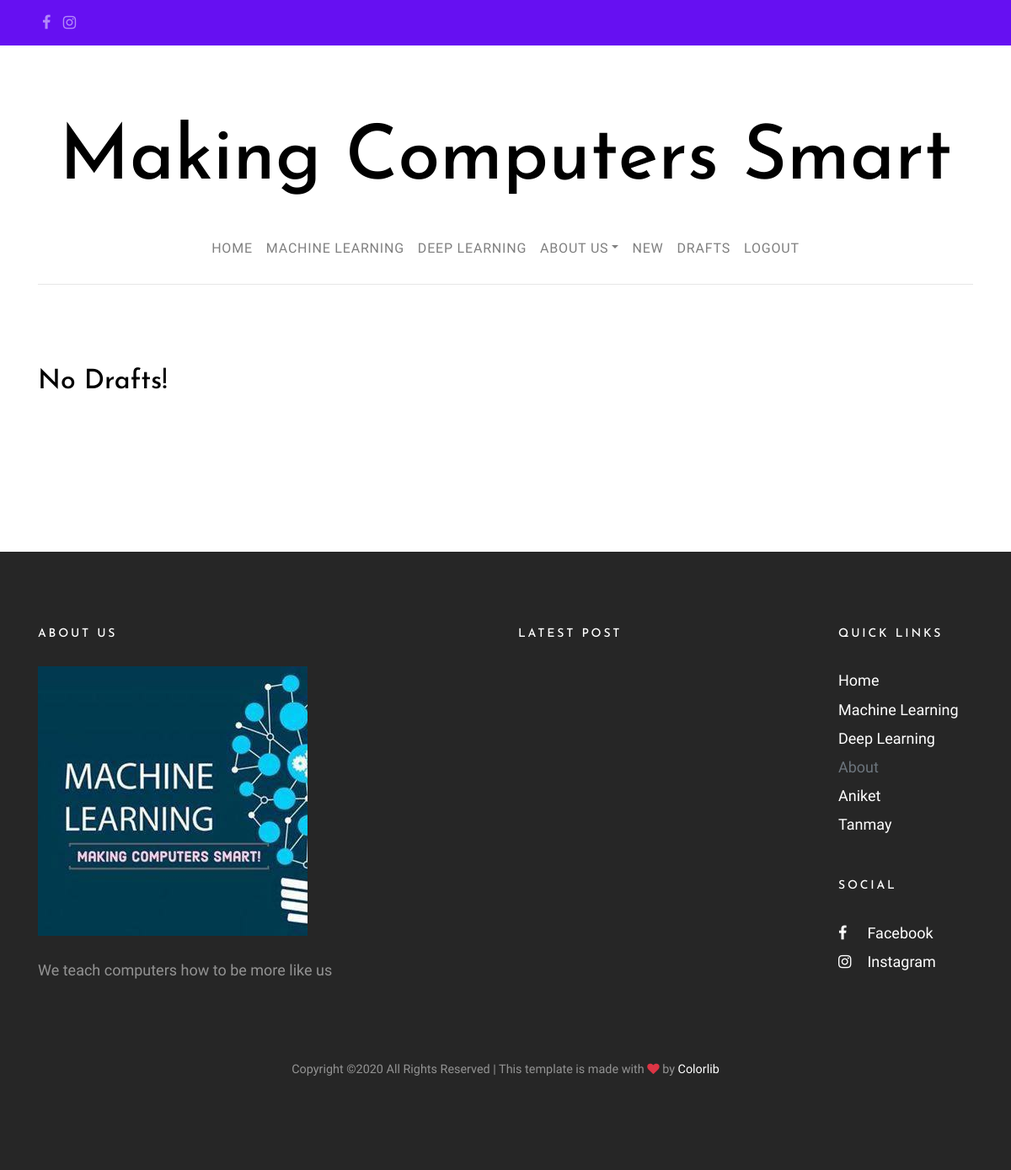
Before: /drafts/ (signed in) with the older database file.
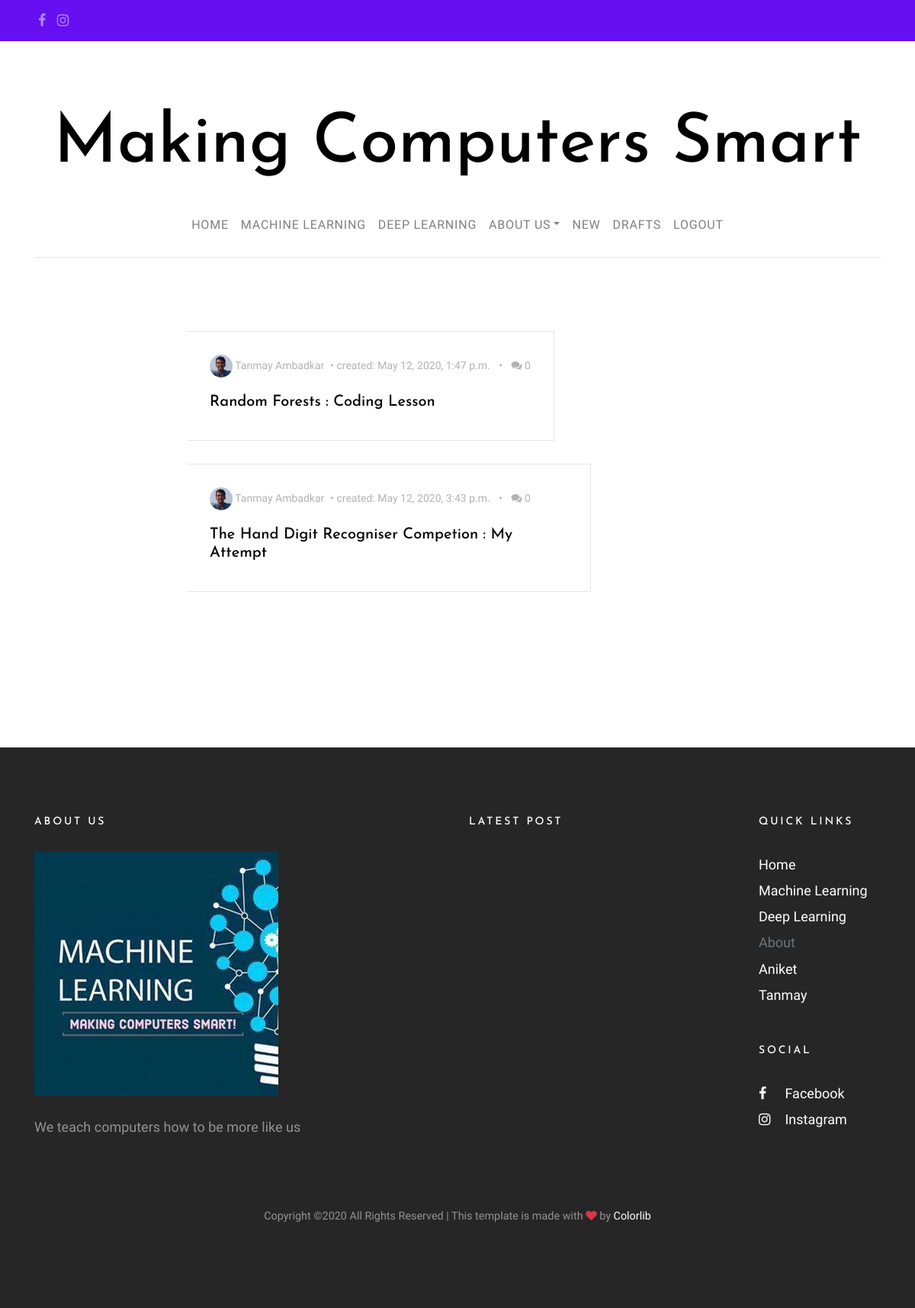
After: the same page with the newer database file.
### blog/models.py (models this page shows, shortened)
class Post(models.Model):
    types = (
        ('D', 'Deep Learning'),
        ('M', 'Machine Learning'),
    )
    author = models.ForeignKey('UserProfileInfo', on_delete = models.CASCADE)
    title = models.CharField(max_length = 200)
    cover_img = models.ImageField(upload_to = 'cover_image', blank = True)
    text = models.TextField()
    created_date = models.DateTimeField(default = timezone.now)
    published_date = models.DateTimeField(blank = True, null = True)
    type = models.CharField(max_length = 1, choices = types, blank = True)
    def approve_comments(self):
        return self.comments.filter(approved_comment=True)

class UserProfileInfo(models.Model):
    user = models.OneToOneField(User, on_delete= models.CASCADE)
    profile_img = models.ImageField(upload_to = 'profile_pics', blank = True)
    cover_image = models.ImageField(upload_to = 'cover_profile_img', blank = True)
    description = models.TextField(blank = True)
    writeup = models.TextField(blank = True)
    instagram = models.URLField(blank = True)
    facebook = models.URLField(blank = True)
    github = models.URLField(blank = True)
    linkedin = models.URLField(blank = True)
    email = models.EmailField(blank = True)

### blog/views.py (the view)
# urls.py: path('drafts/', DraftListView.as_view(), name = 'post_draft_list'),
class DraftListView(LoginRequiredMixin, ListView):
    login_url = '/login/'
    redirect_field_name = 'blog/post_draft_list.html'
    model = Post
    template_name = 'post_draft_list.html'
    def get_queryset(self):
        return Post.objects.filter(published_date__isnull = True).order_by('created_date')

### blog/templates/blog/post_draft_list.html (shortened to what this page needs)
{% extends "blog/base.html" %}
{% load static %}
{% block content %}
{% if request.user.is_superuser %}
<section class="site-section pt-5">
  <div class="container">
    <div class="row blog-entries">
      <div class="col-md-12 col-lg-8 main-content">
        <div class="row mb-5 mt-5">
           <div class="col-md-12">
             {% for post in post_list %}
             {% if not post.published_date %}
             <div class="post-entry-horzontal">
               <a href="{% url 'post_detail' pk=post.pk %}">
                   <span class="text">
                     <div class="post-meta">
                       <span class="author mr-2"><img src="/media/{{post.author.profile_img}}" alt="Colorlib">  {{post.author.user.first_name}} {{post.author.user.last_name}}</span>&bullet;
                       <span class="mr-2">created: {{post.created_date}}</span> &bullet;
                       <span class="ml-2"><span class="fa fa-comments"></span> {{post.approve_comments.count}}</span>
                     </div>
                     <h2>{{ post.title }}</h2>
                   </span>
		 </div>
               {% endif %}
               {% empty %}
                 <h2>No Drafts!</h2>
             {% endfor %}
	  </div>
        </div>
      </div>
    </div>
  </div>
</section>
{% endif %}
{% endblock %}

Changed rows visible on the page:
added Post: author.profile_img (picture), author.user.first_name "Tanmay", author.user.last_name "Ambadkar", created_date "May 12, 2020, 1:47 p.m.", approve_comments.count "0", title "Random Forests : Coding Lesson"
added Post: author.profile_img (picture), author.user.first_name "Tanmay", author.user.last_name "Ambadkar", created_date "May 12, 2020, 3:43 p.m.", approve_comments.count "0", title "The Hand Digit Recogniser Competion : My Attempt"
Other visible differences:
text no longer shown: "No Drafts!"
